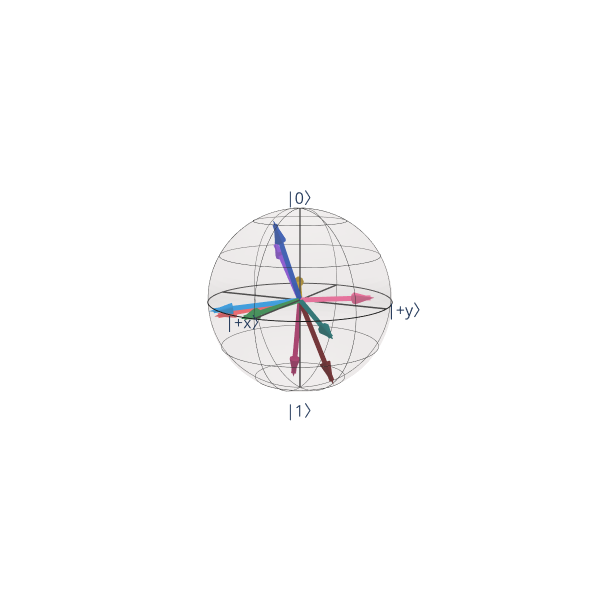

Notebook source saved alongside this figure:
### Code cell
bloch_sphere(vectors=vec3,figsize=(600,600))
